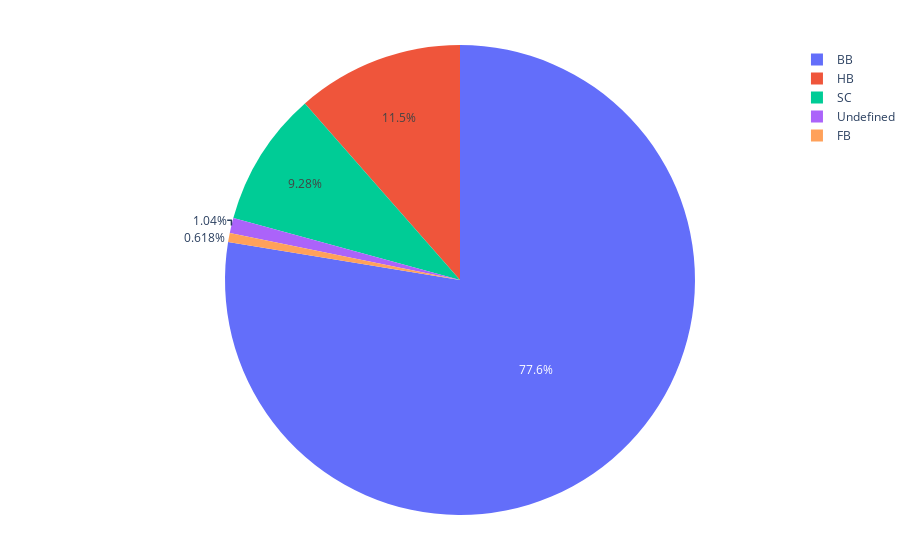

Notebook cell for this chart:
### Code cell
fig = px. pie(df, values=df['meal'].value_counts(), names=df['meal'].value_counts().index, height=500)
fig.update_layout(margin=dict(l=0, r=0, t=45, b=45))
fig.show()

### Figure 1 — Plotly figure (JSON) as saved in the notebook; plotly's stock layout.template omitted (floating-point values rounded to 4 significant figures)
{"data": [{"domain": {"x": [0, 1], "y": [0, 1]}, "hovertemplate": "label=%{label}<br>value=%{value}<extra></extra>", "labels": ["BB", "HB", "SC", "Undefined", "FB"], "legendgroup": "", "name": "", "showlegend": true, "type": "pie", "values": [87330, 12914, 10443, 1169, 696]}], "layout": {"autosize": true, "legend": {"tracegroupgap": 0}, "margin": {"b": 45, "l": 0, "r": 0, "t": 45}}}
